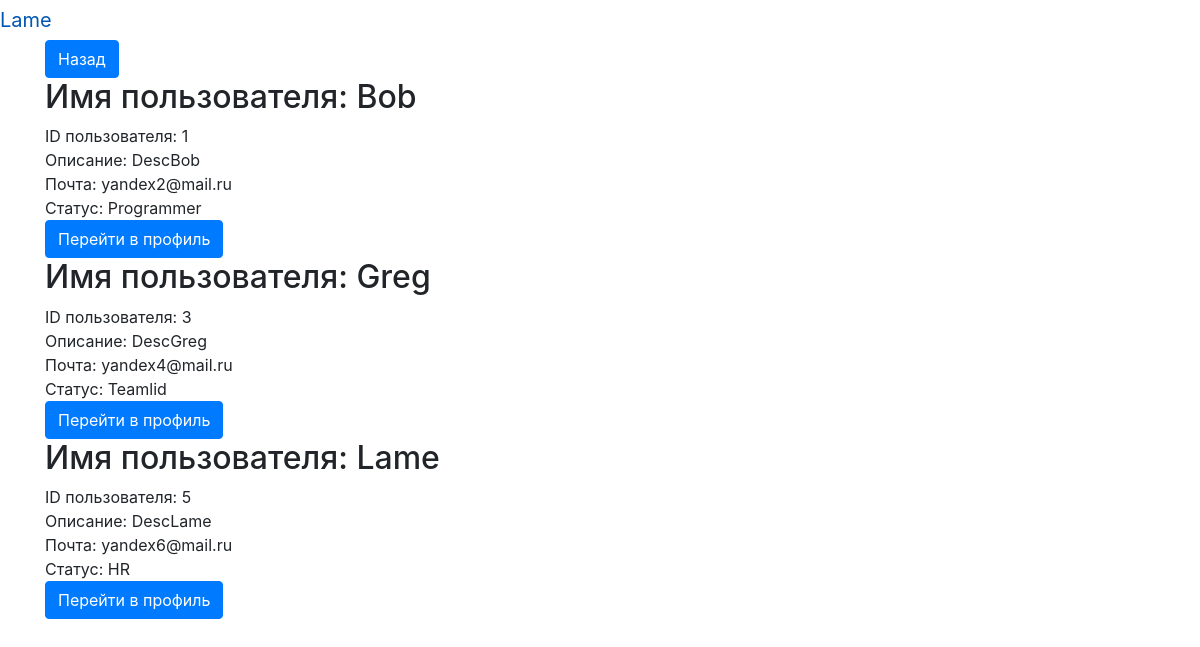
/api/v2/users (signed in), run on the app's committed database.
### data/user.py (models this page shows, shortened)
class User(SqlAlchemyBase, UserMixin, SerializerMixin):
    __tablename__ = 'users'
    id = sqlalchemy.Column(sqlalchemy.Integer, primary_key=True, autoincrement=True)
    name = sqlalchemy.Column(sqlalchemy.String)
    description = sqlalchemy.Column(sqlalchemy.String)
    hashed_password = sqlalchemy.Column(sqlalchemy.String)
    email = sqlalchemy.Column(sqlalchemy.String)
    status_id = sqlalchemy.Column(sqlalchemy.Integer, sqlalchemy.ForeignKey('status.id'))
    status = orm.relationship('Status')
    jobs = orm.relationship('Job', back_populates='user')
    command_id = sqlalchemy.Column(sqlalchemy.Integer, sqlalchemy.ForeignKey('commands.id'))
    command = orm.relationship('Command')

### data/status.py (models this page shows)
class Status(SqlAlchemyBase, SerializerMixin):
    __tablename__ = 'status'
    id = sqlalchemy.Column(sqlalchemy.Integer, primary_key=True, autoincrement=True)
    name = sqlalchemy.Column(sqlalchemy.String)
    level_redact_profile = sqlalchemy.Column(sqlalchemy.Integer)
    level_job = sqlalchemy.Column(sqlalchemy.Integer)
    users = orm.relationship('User', back_populates='status')

### data/users_resource.py (the view)
class UserListResource(Resource):
    def get(self):
        db_sess = db_session.create_session()
        users = db_sess.query(User).all()
        users = [(user, user.status) for user in users if user.command_id == current_user.command_id]
        db_sess.close()
        return make_response(render_template('users.html', users=users))

### data/db_session.py (called while the page is built)
def create_session() -> Session:
    global __factory
    return __factory()

### main.py (called while the page is built)
@login_manager.user_loader
def load_user(user_id):
    db_sess = db_session.create_session()
    user = db_sess.query(User).get(user_id)
    return user

### templates/users.html
{% extends "base.html" %}
{% block content %}
    <div><a href="./users/{{ current_user.id }}" class="btn btn-primary">Назад</a></div>
    {% for user in users %}
        <h2>Имя пользователя: {{ user[0].name }}</h2>
        <div>ID пользователя: {{ user[0].id }}</div>
        <div>Описание: {{ user[0].description }}</div>
        <div>Почта: {{ user[0].email }}</div>
        <div>Статус: {{ user[1].name }}</div>
        <div><a href="./users/{{ user[0].id }}" class="btn btn-primary">Перейти в профиль</a></div>
    {% endfor %}
{% endblock %}

### templates/base.html (shortened to what this page needs)
<!doctype html>
<html lang="en">
<head>
    <link rel="stylesheet" href="https://maxcdn.bootstrapcdn.com/bootstrap/4.0.0/css/bootstrap.min.css"
>
</head>
<body>
<header>
    <nav class="offcanvas-body">
        {% if current_user.is_authenticated %}
        <a class="navbar-brand" href="/logout">{{ current_user.name }}</a>
        {% else %}
        <p>
            <a class="btn btn-primary " href="/register">Зарегистрироваться</a>
            <a class="btn btn-success" href="/login">Войти</a>
        </p>
        {% endif %}
    </nav>
</header>
<main role="main" class="container">
    {% block content %}{% endblock %}
</main>
</body>
</html>

### data on the page
User: name "Lame", id "5", description "DescLame", email "yandex6@mail.ru", name "HR"
User: name "Bob", id "1", description "DescBob", email "yandex2@mail.ru", name "Programmer"
User: name "Greg", id "3", description "DescGreg", email "yandex4@mail.ru", name "Teamlid"
